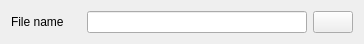
<?xml version="1.0" encoding="UTF-8"?>
<ui version="4.0">
 <class>FileChooser</class>
 <widget class="QWidget" name="FileChooser">
  <property name="geometry">
   <rect>
    <x>0</x>
    <y>0</y>
    <width>360</width>
    <height>35</height>
   </rect>
  </property>
  <property name="windowTitle">
   <string>File Chooser</string>
  </property>
  <layout class="QVBoxLayout" name="verticalLayout">
   <item>
    <layout class="QHBoxLayout" name="horizontalLayout">
     <item>
      <widget class="QLabel" name="label">
       <property name="minimumSize">
        <size>
         <width>70</width>
         <height>0</height>
        </size>
       </property>
       <property name="text">
        <string>File name</string>
       </property>
       <property name="textInteractionFlags">
        <set>Qt::NoTextInteraction</set>
       </property>
      </widget>
     </item>
     <item>
      <widget class="QLineEdit" name="lineEdit">
       <property name="minimumSize">
        <size>
         <width>220</width>
         <height>0</height>
        </size>
       </property>
      </widget>
     </item>
     <item>
      <widget class="QPushButton" name="button">
       <property name="text">
        <string/>
       </property>
       <property name="icon">
        <iconset resource="../icons.qrc">
         <normaloff>:/icons/open.png</normaloff>:/icons/open.png</iconset>
       </property>
      </widget>
     </item>
    </layout>
   </item>
  </layout>
 </widget>
 <resources>
  <include location="../icons.qrc"/>
 </resources>
 <connections/>
</ui>
